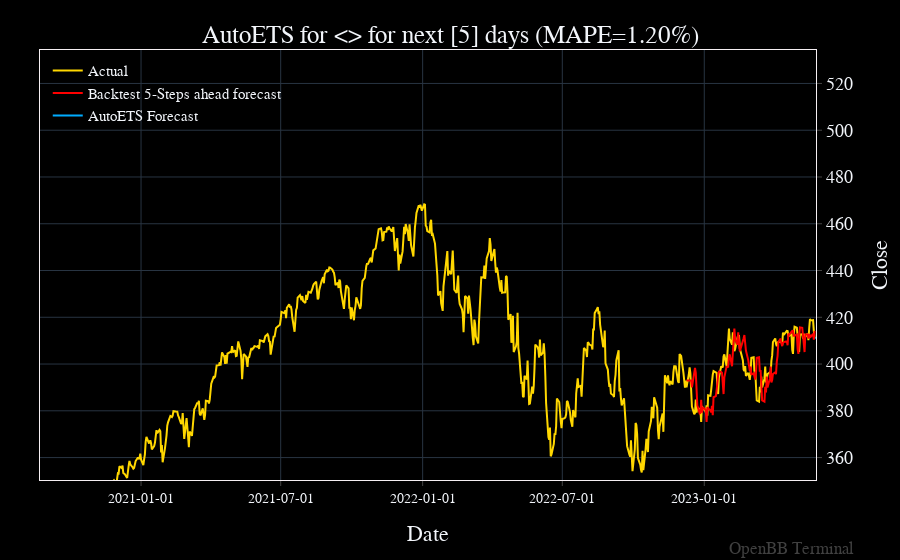

The cell this chart's notebook holds for it:
### Markdown cell above
<h1>Tweet 21-05-2023</h1>

ETS (Error, trend & seasonality) is a forecasting technique that compares specific relationships between the named metrics to chart out predicted price movements.

Check out how you can use this tool to transform your investment research!

### Code cell
openbb.forecast.autoets_chart(data = openbb.stocks.load('SPY'), target_column = 'Close')
